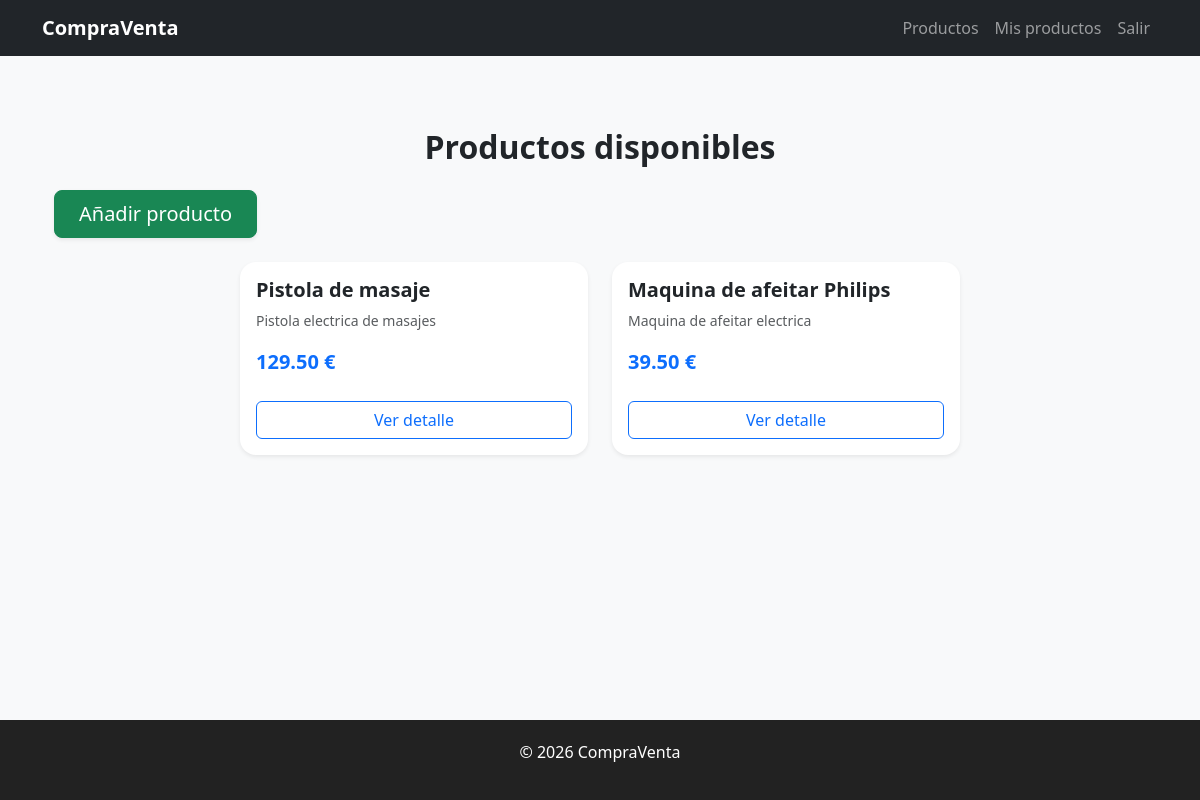
The app's page /mis-productos/ (signed in), older data.
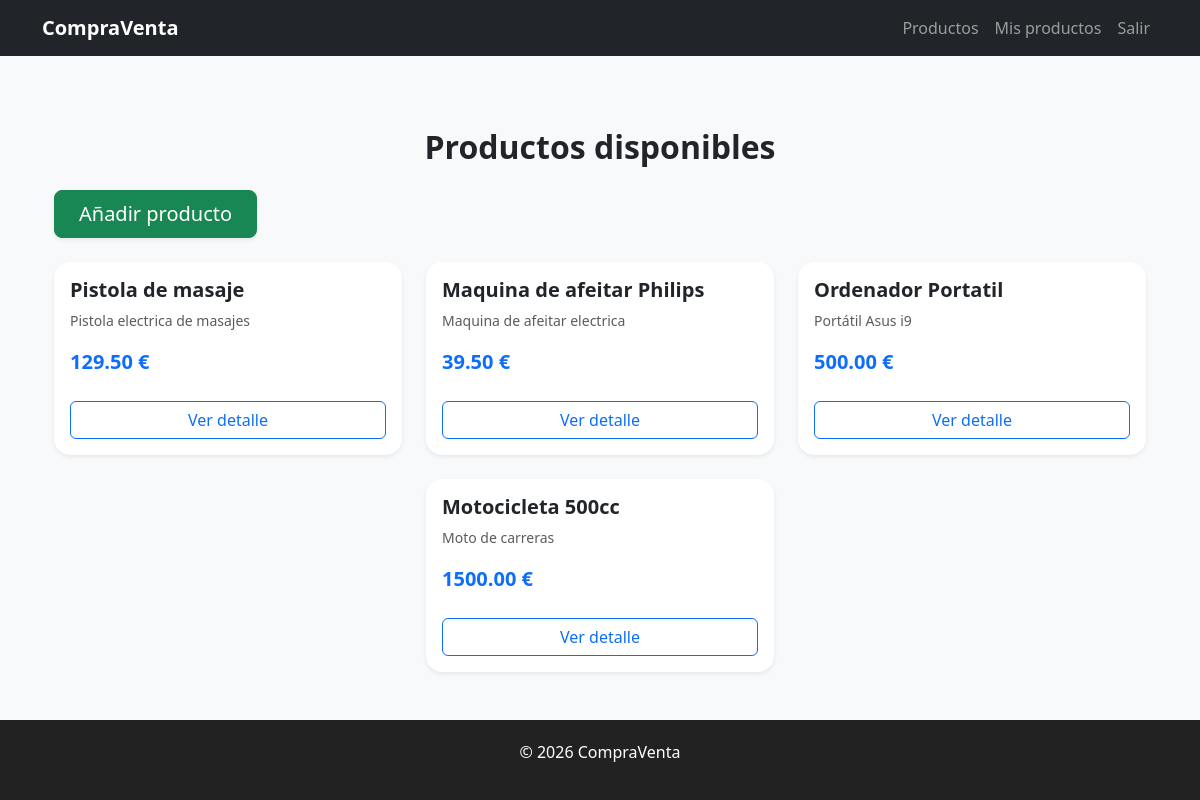
The same page, newer data.
### productos/models.py (models this page shows, shortened)
class Producto(models.Model):
    CATEGORIAS = [
        ("tecnologia", "Tecnología"),
        ("hogar", "Hogar"),
        ("moda", "Moda"),
        ("deporte", "Deporte"),
        ("vehiculos", "Vehículos"),
        ("otros", "Otros"),
    ]
    titulo = models.CharField(max_length=100)
    descripcion = models.TextField()
    precio = models.DecimalField(max_digits=10, decimal_places=2)
    categoria = models.CharField(max_length=20, choices=CATEGORIAS)
    vendedor = models.ForeignKey(User, on_delete=models.CASCADE)

### productos/views.py (the view)
# urls.py: path("mis-productos/", views.mis_productos, name="mis_productos"),
@login_required
def mis_productos(request):
    productos = Producto.objects.filter(vendedor=request.user)
    return render(request, "productos/mis_productos.html", {"productos": productos})

### productos/templates/productos/mis_productos.html (shortened to what this page needs)
{% extends "base.html" %}
{% block content %}
<div class="container py-5">
    <h2 class="text-center mb-4 fw-bold">Productos disponibles</h2>
    <div class=" mb-4">
        <a href="{% url 'producto_nuevo' %}" class="btn btn-success btn-lg px-4 shadow-sm">
             Añadir producto
        </a>
    </div>
    <div class="row g-4 justify-content-center">
        {% for producto in productos %}
        <div class="col-12 col-sm-8 col-md-6 col-lg-4 d-flex">
            <div class="card shadow-sm border-0 rounded-4 w-100">
                <div class="card-body d-flex flex-column">
                    <h5 class="card-title fw-semibold text-dark">
                        {{ producto.titulo }}
                    </h5>
                    <p class="card-text text-muted small mb-3">
                        {{ producto.descripcion|truncatewords:12 }}
                    </p>
                    <p class="fw-bold text-primary fs-5 mb-4">
                        {{ producto.precio }} €
                    </p>
                    <a href="{% url 'detalle_producto' producto.pk %}"
                       class="btn btn-outline-primary w-100 mt-auto">
                        Ver detalle
                    </a>
                </div>
            </div>
        </div>
        {% empty %}
        <div class="col-12 text-center mt-4">
            <p class="text-muted fs-5">No hay productos disponibles.</p>
        </div>
        {% endfor %}
    </div>
</div>
{% endblock %}

Row changes from the older to the newer data that the page shows:
added Producto: titulo "Ordenador Portatil", descripcion "Portátil Asus i9", precio "500.00"
added Producto: titulo "Motocicleta 500cc", descripcion "Moto de carreras", precio "1500.00"
